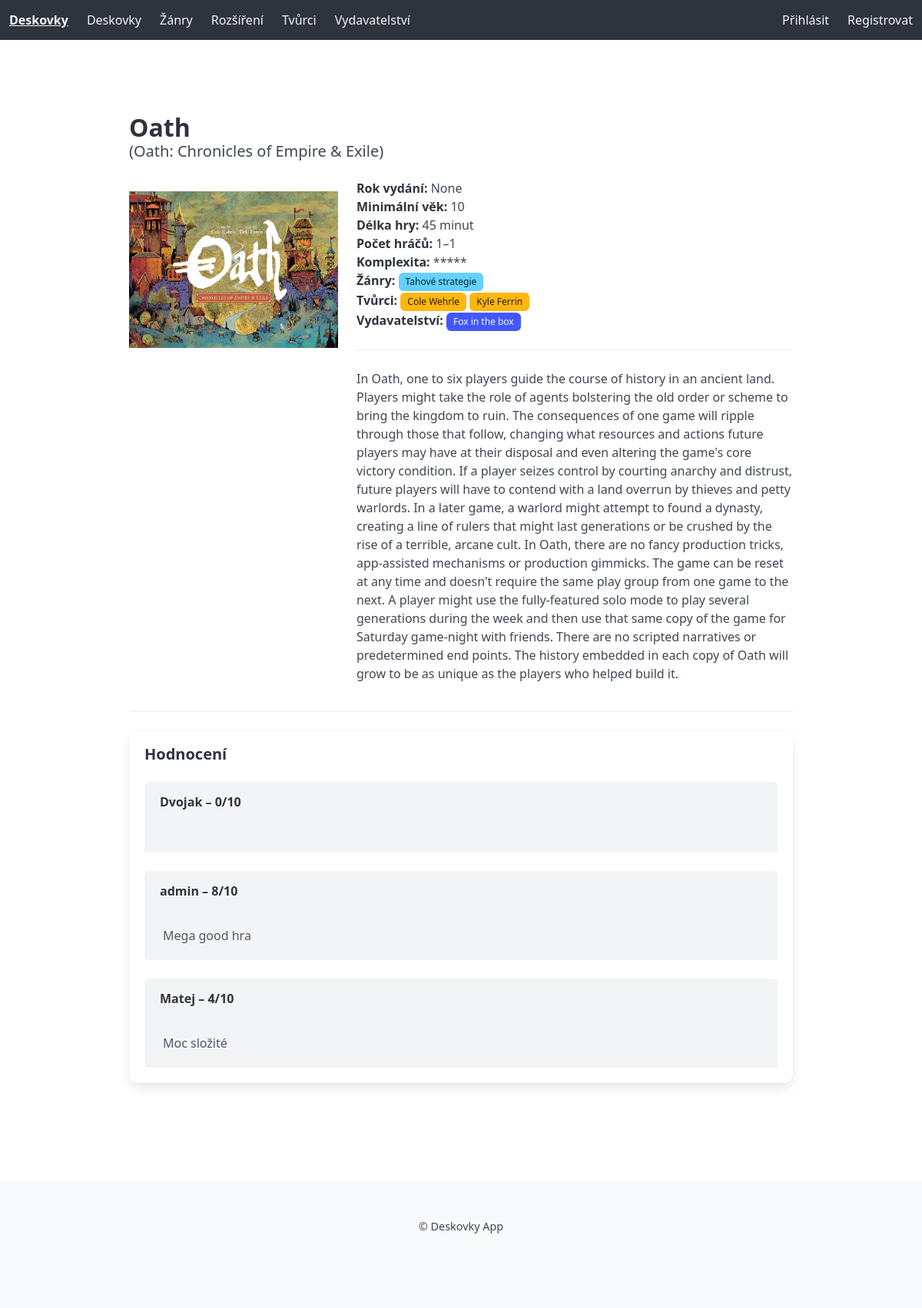
Page /deskovka/3/ on the earlier database version.
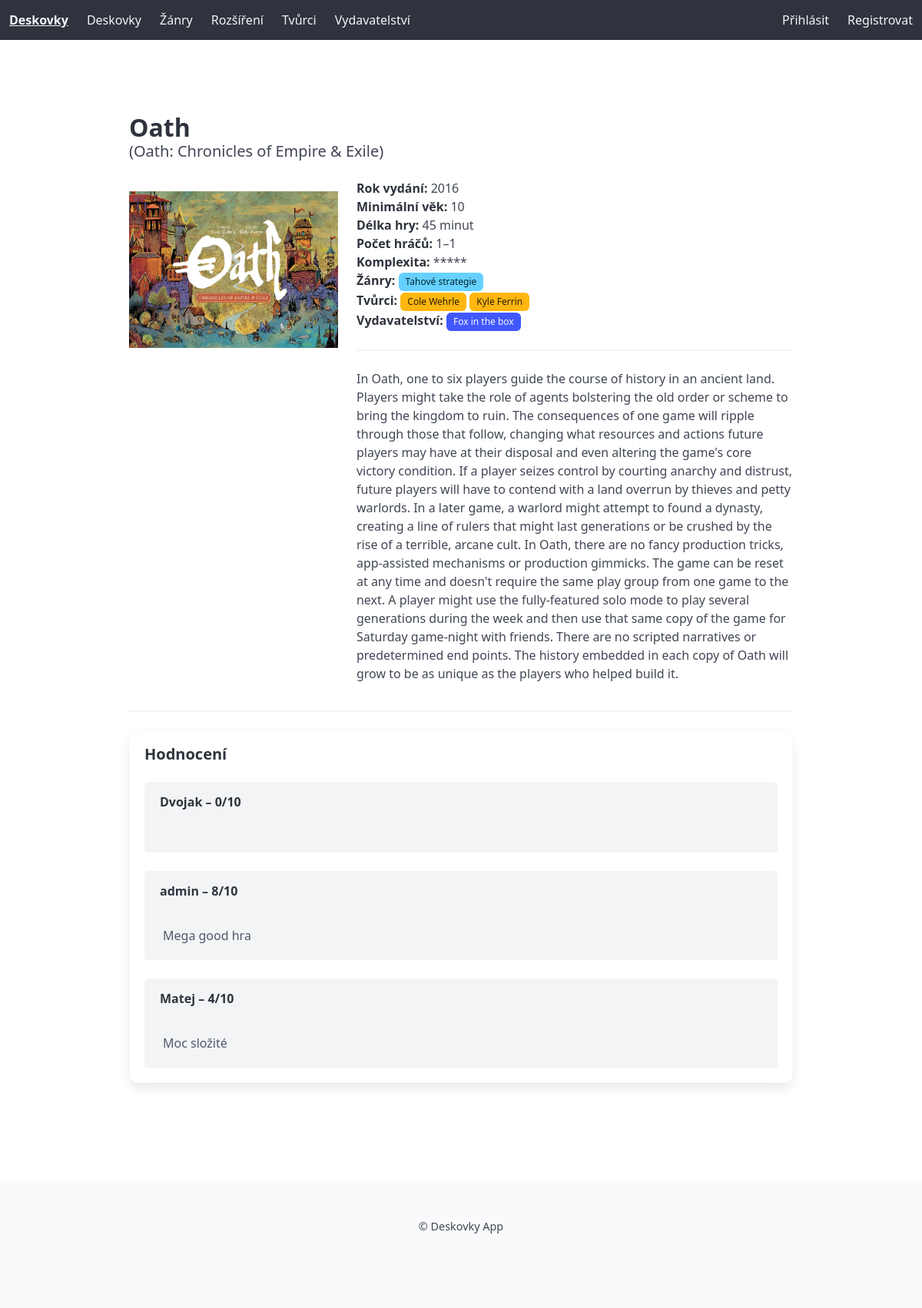
Same page on the later database version.
### library/models.py (models this page shows, shortened)
class Deskovka(models.Model):
    nazev = models.CharField(max_length=80, verbose_name="Jméno deskové hry", help_text="Zadejte jméno deskové hry", default='',
            error_messages={'blank':'Jméno deskové hry musí být vyplněno'})
    alt = models.CharField(max_length=80, verbose_name="Alternativní jméno deskové hry", help_text="Zadejte alternativní jméno deskové hry",default='',blank=True, null=True,)
    zanry = models.ManyToManyField('Zanr',related_name='deskovky',verbose_name='Žánry deskové hry',help_text='Vyberte jeden nebo více žánrů',blank=True)
    designer = models.ManyToManyField('Tvurci', related_name='deskovky', verbose_name='Tvůrci deskové hry', help_text='Vyberte jednoho nebo více tvůrců', blank=True)
    vydavatelstvi = models.ManyToManyField('Vydavatelstvi', related_name='deskovky',verbose_name='Vydavatelství', help_text='Vyberte jméno vydavatelství deskové hry', blank=True)
    vydani = models.IntegerField(blank=True,null=True, verbose_name='Datum vydání')
    minvek = models.IntegerField(verbose_name='Minimální věk', help_text='Zadejte minimální věk', validators=[MinValueValidator(0), MaxValueValidator(99)],default=0)
    cas = models.IntegerField(verbose_name='Délka hry', help_text='Zadejte délku hry v minutách', validators=[MinValueValidator(0), MaxValueValidator(999)], default=0)
    min_hracu = models.IntegerField(verbose_name='Minimální počet hráčů', help_text='Zadejte minimální počet hráčů', validators=[MinValueValidator(1), MaxValueValidator(99)],default=1)
    max_hracu = models.IntegerField(verbose_name='Maximální počet hráčů', help_text='Zadejte maximální počet hráčů', validators=[MinValueValidator(1), MaxValueValidator(99)],default=1)
    KOMPLEXITA = [(0, ''), (1, '*'), (2, '**'), (3, '***'), (4, '****'), (5, '*****'), ]
    komplexita = models.PositiveIntegerField(choices=KOMPLEXITA, verbose_name="Komplexita hry", default=3)
    fotografie = models.ImageField(upload_to='deskovky',verbose_name='Fotografie',blank=True,null=True)
    popis = models.TextField(verbose_name='Popis', help_text='Zadejte popis deskové hry',blank=True, null=True)
    class Meta:
        verbose_name = 'Deskovka'
        verbose_name_plural = 'Deskovky'

### library/views.py (the view)
# urls.py: path('deskovka/<int:pk>/', views.DeskovkaDetailView.as_view(), name='deskovka_detail'),
class DeskovkaDetailView(DetailView):
    model = Deskovka
    template_name = 'games/boardgames_detail.html'
    context_object_name = 'deskovka'
    def get_context_data(self, **kwargs):
        context = super().get_context_data(**kwargs)
        deskovka = self.get_object()
        if self.request.user.is_authenticated:
            uz_jedno = deskovka.hodnoceni_set.filter(uzivatel=self.request.user).exists()
            context['uzivatel_hodnotil'] = uz_jedno
        else:
            context['uzivatel_hodnotil'] = False
        return context

### library/templates/games/boardgames_detail.html (shortened to what this page needs)
{% extends 'base.html' %}
{% load static %}
{% block content %}
<section class="section">
  <div class="container">
    <div class="columns is-vcentered">
      <div class="column is-8">
        <h1 class="title">{{ deskovka.nazev }}</h1>
        {% if deskovka.alt %}
          <p class="subtitle">({{ deskovka.alt }})</p>
        {% endif %}
      </div>
    </div>
    <div class="columns">
      <div class="column is-one-third">
        {% if deskovka.fotografie %}
          <figure class="image is-4by3">
            <img src="{{ deskovka.fotografie.url }}" alt="{{ deskovka.nazev }}">
          </figure>
        {% else %}
          <figure class="image is-4by3">
            <img src="{% static 'images/placeholder.png' %}" alt="bez obrázku">
          </figure>
        {% endif %}
      </div>
      <div class="column">
        <p><strong>Rok vydání:</strong> {{ deskovka.vydani }}</p>
        <p><strong>Minimální věk:</strong> {{ deskovka.minvek }}</p>
        <p><strong>Délka hry:</strong> {{ deskovka.cas }} minut</p>
        <p><strong>Počet hráčů:</strong> {{ deskovka.min_hracu }}–{{ deskovka.max_hracu }}</p>
        <p><strong>Komplexita:</strong> {{ deskovka.get_komplexita_display }}</p>
        <p><strong>Žánry:</strong>
          {% for zanr in deskovka.zanry.all %}
            <span class="tag is-info">{{ zanr.nazev }}</span>
          {% endfor %}
        </p>
        <p><strong>Tvůrci:</strong>
          {% for tvurce in deskovka.designer.all %}
            <span class="tag is-warning">{{ tvurce.Jmeno }} {{ tvurce.Prijmeni }}</span>
          {% endfor %}
        </p>
        <p><strong>Vydavatelství:</strong>
          {% for vyd in deskovka.vydavatelstvi.all %}
            <span class="tag is-link">{{ vyd.Jmeno }}</span>
          {% endfor %}
        </p>
        <hr>
        <p>{{ deskovka.popis }}</p>
      </div>
    </div>
    <hr>
    <div class="box">
      <h2 class="title is-5">Hodnocení</h2>
      {% for h in deskovka.hodnoceni_set.all %}
        <article class="message is-light">
          <div class="message-header">
            <p><strong>{{ h.uzivatel.username }}</strong> – {{ h.hodnoceni }}/10</p>
          </div>
          <div class="message-body">
            {{ h.recenze }}
          </div>
        </article>
      {% empty %}
        <p>Žádná hodnocení zatím nejsou.</p>
      {% endfor %}
    </div>
  </div>
</section>
{% endblock %}

Differences in the rows shown:
changed Deskovka "Oath": vydani "None" → "2016"
